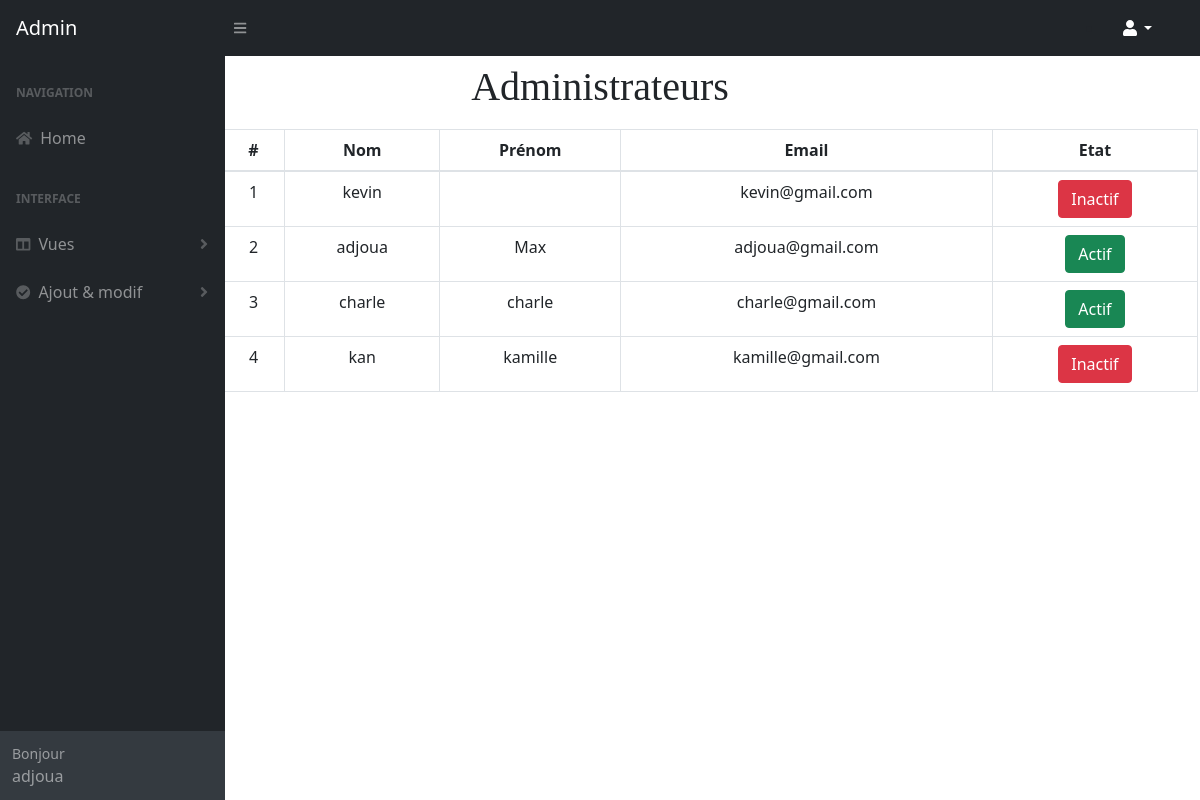
Page /admin/administrateur.php (signed in) on the committed database.
### tables this page shows
CREATE TABLE `utilisateurs` (
  `id_user` int(11) NOT NULL,
  `civilite` varchar(100) NOT NULL,
  `tel_admin` varchar(10) NOT NULL,
  `pseudo` text NOT NULL,
  `prenom` varchar(100) NOT NULL,
  `email` text NOT NULL,
  `password` text NOT NULL,
  `valide` int(11) NOT NULL,
  `ip` text NOT NULL,
  `token` text NOT NULL
);

### admin/administrateur.php (the view, shortened to what this page needs)
<?php
require_once 'config.php';
$req = $bdd->prepare('SELECT * FROM utilisateurs WHERE token = ?');
$req->execute(array($_SESSION['user']));
$data = $req->fetch();
$req = $bdd->prepare('SELECT * FROM utilisateurs');
$req->execute();
$types = $req->fetchAll();
include_once 'tete.php';
?>
<div class="elements pt-80 text-center white_bg" style="margin:55px">
    <div class="container">
        <div class="row">
            <div class="col-md-12">
                <div class="section-title mb-50">
                    <h2>
                        <h1 style="font-family: 'Reggae One', cursive;">Administrateurs</h1>
                    </h2>
                </div>
            </div>
        </div>
    </div>
    <div id="table_cl">
        <?php
$html = '<table class="table table-bordered" style="margin:10px 150px 10px 110px">
<thead>
<tr>
<th scope="col">#</th>
<th scope="col">Nom</th>
<th scope="col">Prénom</th>
<th scope="col">Email</th>
<th scope="col">Etat</th>
</tr>
</thead>
<tbody>';
$i = 1;
foreach ($types as $type) {
    if ($type['valide'] == 0) {
        $valide = '<form action="actif.php" method="post" id="formulaire"
        name="formulaire"><input class="btn btn-danger" type="submit"
        name="inactif" id="add" value="Inactif"><input type="hidden" name="actif" value=' . $type['id_user'] . '></form>';
    } else {
        $valide = '<form action="inactif.php" method="post"><input class="btn btn-success " type="submit"
        name="actif" id="add" value="Actif"><input type="hidden" name="inactif" value=' . $type['id_user'] . '></form>';
    }
    $html .= '
<tr>
<td>' . $i . '</td>
<td>' . $type['pseudo'] . '</td>
<td>' . $type['prenom'] . '</td>
<td>' . $type['email'] . '</td>
<td>' . $valide . '</td>
</tr>';
    $i++;
}
$html .= '</tbody>
</table>';
echo $html;
include_once 'bas.php';
?>

### admin/tete.php (shortened to what this page needs)
<!doctype html>
<html lang="fr">
<head>
    <link rel="stylesheet" href="https://stackpath.bootstrapcdn.com/bootstrap/4.3.1/css/bootstrap.min.css"
>
    <link href="https://cdn.jsdelivr.net/npm/simple-datatables@latest/dist/style.css" rel="stylesheet" />
    <link href="css/styles.css" rel="stylesheet" />
</head>
<body class="sb-nav-fixed">
    <nav class="sb-topnav navbar navbar-expand navbar-dark bg-dark">
        <a class="navbar-brand ps-3" href="home.php">Admin</a>
        <button class="btn btn-link btn-sm order-1 order-lg-0 me-4 me-lg-0" id="sidebarToggle" href="#!"><i
                class="fas fa-bars"></i></button>
        <ul class="d-none d-md-inline-block form-inline ms-auto me-0 me-md-3 my-2 my-md-0">
            <li class="nav-item dropdown">
                <a class="nav-link dropdown-toggle" id="navbarDropdown" href="#" role="button" data-bs-toggle="dropdown"
                    aria-expanded="false" style="color:white"><i class="fas fa-user fa-fw"
                        style="color: white;"></i></a>
            </li>
        </ul>
    </nav>
    <div id="layoutSidenav">
        <div id="layoutSidenav_nav">
            <nav class="sb-sidenav accordion sb-sidenav-dark" id="sidenavAccordion">
                <div class="sb-sidenav-menu">
                    <div class="nav">
                        <div class="sb-sidenav-menu-heading">Navigation</div>
                        <a class="nav-link" href="home.php">
                            <div class="sb-nav-link-icon"><i class="fas fad fa-home"></i></div>
                            Home
                        </a>
                        <div class="sb-sidenav-menu-heading">Interface</div>
                        <a class="nav-link collapsed" href="#" data-bs-toggle="collapse"
                            data-bs-target="#collapseLayouts" aria-expanded="false" aria-controls="collapseLayouts">
                            <div class="sb-nav-link-icon"><i class="fas fa-columns"></i></div>
                            Vues
                            <div class="sb-sidenav-collapse-arrow"><i class="fas fa-angle-down"></i></div>
                        </a>
                        <a class="nav-link collapsed" href="#" data-bs-toggle="collapse" data-bs-target="#collapsePages"
                            aria-expanded="false" aria-controls="collapsePages">
                            <div class="sb-nav-link-icon"><i class="fas fa-check-circle"></i></div>
                            Ajout & modif
                            <div class="sb-sidenav-collapse-arrow"><i class="fas fa-angle-down"></i></div>
                        </a>
                    </div>
                </div>
                <div class="sb-sidenav-footer">
                    <div class="small">Bonjour </div>
                    <?php echo $data['pseudo']; ?>
                </div>
            </nav>
        </div>
    </div>
    <div class="container">
        <div class="col-md-12">

### rows in the picture
utilisateurs: pseudo "adjoua", prenom "Max", email "adjoua@gmail.com"
utilisateurs: pseudo "kevin", email "kevin@gmail.com"
utilisateurs: pseudo "charle", prenom "charle", email "charle@gmail.com"
utilisateurs: pseudo "kan", prenom "kamille", email "kamille@gmail.com"
